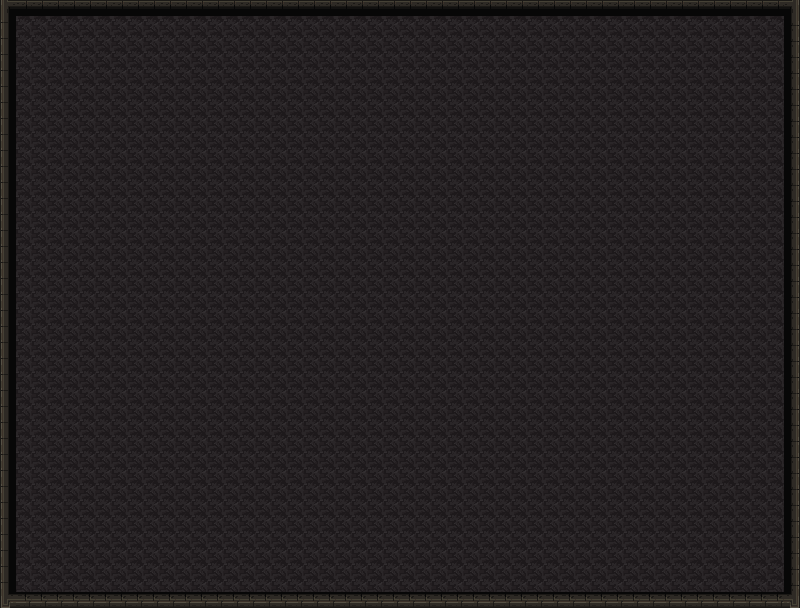

This game map was drawn from its Tiled (.tmx) file and the tilesets committed beside it. A one-line description and the trimmed map source follow:
An orthogonal 50x38 tile map with 16x16 px tiles, 1 tile layer (Calque de Tuiles 1) and 4 objects.

<map version="1.5" tiledversion="1.6.0" orientation="orthogonal" renderorder="right-down" width="50" height="38" tilewidth="16" tileheight="16" infinite="0" nextlayerid="3" nextobjectid="5">
 <tileset firstgid="1" name="mainlevbuild" tilewidth="16" tileheight="16" tilecount="2560" columns="64">
  <image source="images/RF_Catacombs_v1.0/mainlevbuild.png" width="1024" height="640" />
 </tileset>
 <layer id="1" name="Calque de Tuiles 1" width="50" height="38">
  <data>[1900 cells, 1900 non-empty, 9 distinct tile ids]</data>
 </layer>
 <objectgroup id="2" name="Objects">
  <object id="1" x="0" y="1.42109e-14" width="16" height="608" />
  <object id="2" x="784" y="0" width="16" height="608" />
  <object id="3" x="16" y="0" width="768" height="16" />
  <object id="4" x="16" y="592" width="768" height="16" />
 </objectgroup>
</map>
